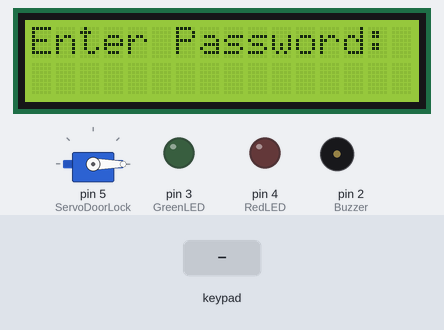
The sketch below on a simulated Arduino Uno, built with avr-gcc and run on an emulated ATmega328P. Shown: servo, 16×2 character LCD, output pins drawn as LEDs (lit = HIGH), buzzer (waves = sounding). Inputs (shaded band) come from the test bench.

Above: at 1.7 s.
1.8 s: keypad keys 1 3 1 2 1 1 1 0 # pressed 0.4 s apart
At 6.4 s:
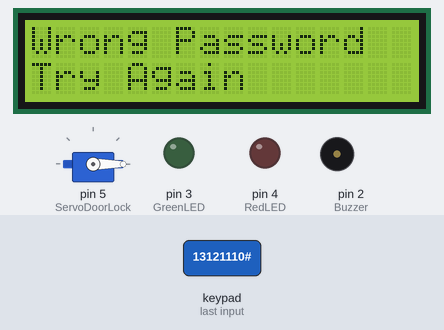
6.9 s: keypad keys 1 2 A B 8 9 # pressed 0.4 s apart
At 10.6 s:
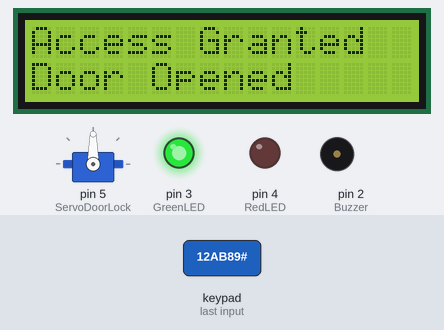
14.3 s: keypad keys 1 3 1 2 1 1 1 0 A pressed 0.4 s apart
At 19.0 s:
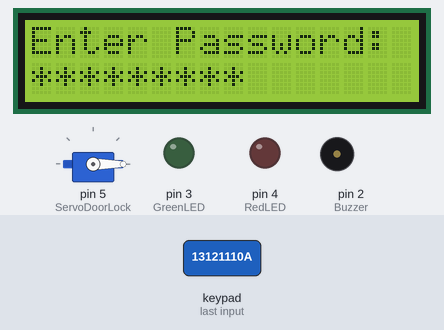
19.9 s: key '2' pressed
At 20.4 s:
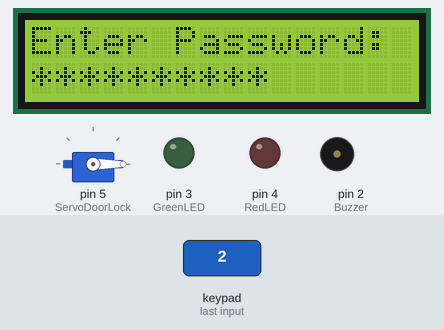
21.4 s: keypad keys 1 2 A B 8 9 pressed 0.4 s apart
At 24.3 s:
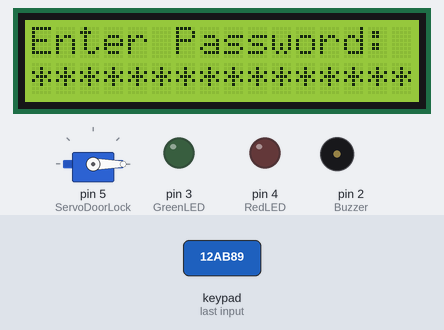
Timing chart, 0 to 25.8 s (numbered marks = the images above; inputs shaded):
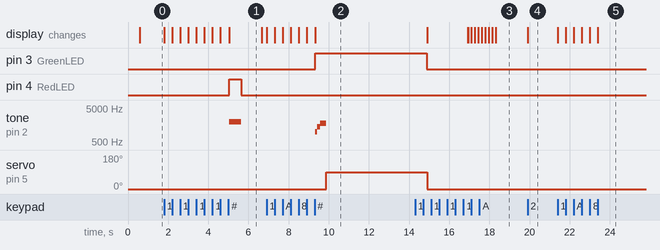

Measured:
- after the input at 1.8 s, pin 4 (RedLED): LOW → HIGH after 3.2 s, → LOW 0.60 s later; tone on pin 2 (Buzzer): silent → 2000 Hz after 3.2 s, → silent 0.60 s later; the display: first changes at once (image 1 shows a later state)
- after the input at 6.9 s, pin 3 (GreenLED): LOW → HIGH after 2.4 s; tone on pin 2 (Buzzer): silent → 1000 Hz after 2.4 s, → 1400 Hz 0.10 s later, → 1800 Hz 0.15 s later, → silent 0.30 s later; servo on pin 5 (ServoDoorLock): 0° → 90° after 3.0 s; the display: first changes at once (image 2 shows a later state)
- after the input at 14.3 s, the display: first differs from a run without the input after 2.6 s (image 3 shows a later state)
- after the input at 19.9 s, the display: changes at once (image 4)
- after the input at 21.4 s, the display: first changes at once (image 5 shows a later state)
- what the display in image 1 shows lasts 1.7 s, from 5.0 s to 6.7 s

The sketch:

doorlockcode.ino
```cpp
//=====================================================
// Libraries
//=====================================================
#include <Wire.h>
#include <Adafruit_LiquidCrystal.h>
#include <Servo.h>
#include <Keypad.h>

//=====================================================
// LCD and Servo Objects
//=====================================================
Adafruit_LiquidCrystal lcd(0);
Servo ServoDoorLock;

//=====================================================
// Keypad Configuration
//=====================================================
const byte Rows = 4;
const byte Colms = 4;

char hexaKeys[Rows][Colms] = {
  {'1','2','3','A'},
  {'4','5','6','B'},
  {'7','8','9','C'},
  {'*','0','#','D'}
};

byte RowPins[Rows] = {13,12,11,10};
byte ColmsPins[Colms] = {9,8,7,6};

Keypad Mykeypad = Keypad(makeKeymap(hexaKeys), RowPins, ColmsPins, Rows, Colms);

//=====================================================
// Password Variables
//=====================================================
String Password = "12AB89";   // Correct password
String Input = "";            // Stores user input
int WrongAttempts = 0;        // Counts wrong password attempts

//=====================================================
// Output Pins
//=====================================================
int RedLED = 4;
int GreenLED = 3;
int Buzzer = 2;

//=====================================================
// Setup Function
// Initializes all components
//=====================================================
void setup()
{
  // Configure output pins
  pinMode(RedLED, OUTPUT);
  pinMode(GreenLED, OUTPUT);
  pinMode(Buzzer, OUTPUT);

  // Initialize servo motor
  ServoDoorLock.attach(5);
  ServoDoorLock.write(0);

  // Initialize LCD
  lcd.begin(16, 2);
  lcd.setBacklight(1);

  // Display welcome message
  lcd.setCursor(4,0);
  lcd.print("Welcome!");
  delay(500);

  // Display password prompt
  lcd.clear();
  lcd.setCursor(0,0);
  lcd.print("Enter Password:");
  lcd.setCursor(0,1);
}

//=====================================================
// Main Program
//=====================================================
void loop()
{
  // Read pressed key
  char Key = Mykeypad.getKey();

  // Continue only if a key is pressed
  if(Key != NO_KEY)
  {
    // Backspace: remove the last entered character
    if(Key == '*')
    {
      if(Input.length() > 0)
      {
        Input.remove(Input.length() - 1);
        lcd.setCursor(Input.length(), 1);
        lcd.print(" ");
        lcd.setCursor(Input.length(), 1);
      }
    }

    // Check entered password
    else if(Key == '#')
    {
      // Correct password
      if(Input == Password)
      {
        WrongAttempts = 0;

        lcd.clear();
        lcd.setCursor(0,0);
        lcd.print("Access Granted");
        lcd.setCursor(0,1);
        lcd.print("Door Opened");

        // Green LED and success melody
        digitalWrite(GreenLED, HIGH);

        tone(Buzzer,1000);
        delay(100);
        tone(Buzzer,1400);
        delay(150);
        tone(Buzzer,1800);
        delay(300);
        noTone(Buzzer);

        // Open the door
        ServoDoorLock.write(90);
        delay(5000);

        // Lock the door again
        ServoDoorLock.write(0);
        digitalWrite(GreenLED, LOW);

        lcd.clear();
        lcd.setCursor(0,0);
        lcd.print("Door Locked");
        delay(2000);
      }

      // Wrong password
      else
      {
        WrongAttempts++;

        lcd.clear();
        lcd.setCursor(0,0);
        lcd.print("Wrong Password");

        lcd.setCursor(0,1);
        lcd.print("Try Again");

        // Red LED and error tone
        digitalWrite(RedLED, HIGH);

        tone(Buzzer,2000);
        delay(600);

        noTone(Buzzer);
        digitalWrite(RedLED, LOW);

        delay(1000);

        // Lock the system after 3 failed attempts
        if(WrongAttempts >= 3)
        {
          lcd.clear();
          lcd.setCursor(0,0);
          lcd.print("System Locked");
          delay(1000);

          lcd.clear();
          lcd.setCursor(0,0);
          lcd.print("Wait 20 Sec");
          delay(1000);

          lcd.clear();
          lcd.setCursor(0,0);
          lcd.print("Wait:");

          // Display countdown
          for(int i = 20; i >= 1; i--)
          {
            lcd.setCursor(0,1);
            lcd.print(i);
            lcd.print(" sec ");
            delay(1000);
          }

          WrongAttempts = 0;
        }
      }

      // Clear input and return to password screen
      Input = "";

      lcd.clear();
      lcd.setCursor(0,0);
      lcd.print("Enter Password:");
      lcd.setCursor(0,1);
    }

    // Store pressed key
    else
    {
      Input += Key;
      lcd.print("*");
    }
  }
}
```
